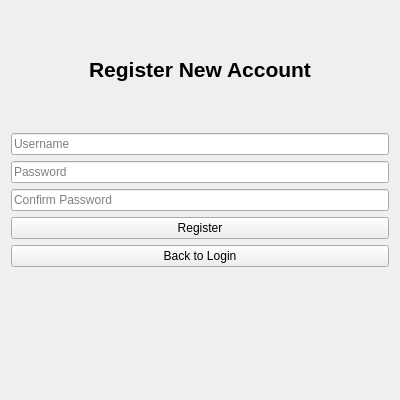
<?xml version="1.0" encoding="UTF-8"?>
<ui version="4.0">
 <class>RegisterWidget</class>
 <widget class="QWidget" name="RegisterWidget">
  <property name="geometry">
   <rect>
    <x>0</x>
    <y>0</y>
    <width>400</width>
    <height>400</height>
   </rect>
  </property>
  <property name="windowTitle">
   <string>Registration</string>
  </property>
  <layout class="QVBoxLayout" name="verticalLayout">
   <item>
    <widget class="QLabel" name="titleLabel">
     <property name="font">
      <font>
       <pointsize>16</pointsize>
       <weight>75</weight>
       <bold>true</bold>
      </font>
     </property>
     <property name="text">
      <string>Register New Account</string>
     </property>
     <property name="alignment">
      <set>Qt::AlignCenter</set>
     </property>
    </widget>
   </item>
   <item>
    <widget class="QLineEdit" name="usernameEdit">
     <property name="placeholderText">
      <string>Username</string>
     </property>
    </widget>
   </item>
   <item>
    <widget class="QLineEdit" name="passwordEdit">
     <property name="placeholderText">
      <string>Password</string>
     </property>
     <property name="echoMode">
      <enum>QLineEdit::Password</enum>
     </property>
    </widget>
   </item>
   <item>
    <widget class="QLineEdit" name="confirmPasswordEdit">
     <property name="placeholderText">
      <string>Confirm Password</string>
     </property>
     <property name="echoMode">
      <enum>QLineEdit::Password</enum>
     </property>
    </widget>
   </item>
   <item>
    <widget class="QPushButton" name="registerButton">
     <property name="text">
      <string>Register</string>
     </property>
    </widget>
   </item>
   <item>
    <widget class="QPushButton" name="backButton">
     <property name="text">
      <string>Back to Login</string>
     </property>
    </widget>
   </item>
   <item>
    <widget class="QLabel" name="statusLabel">
     <property name="text">
      <string/>
     </property>
     <property name="alignment">
      <set>Qt::AlignCenter</set>
     </property>
    </widget>
   </item>
  </layout>
 </widget>
 <resources/>
 <connections/>
</ui>
